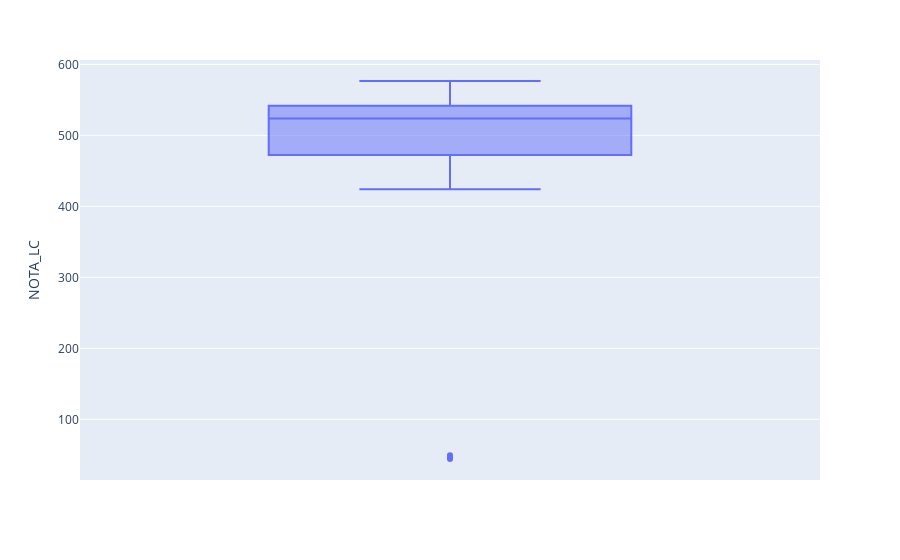

Notebook code for this chart:
### Code cell
grafico = px.box(notas_colegiox, y="NOTA_LC")
grafico.show()

### Figure 1 — Plotly figure (JSON) as saved in the notebook; plotly's stock layout.template omitted (floating-point values rounded to 4 significant figures)
{"data": [{"alignmentgroup": "True", "hovertemplate": "NOTA_LC=%{y}<extra></extra>", "legendgroup": "", "marker": {"color": "#636efa"}, "name": "", "notched": false, "offsetgroup": "", "orientation": "v", "showlegend": false, "type": "box", "x0": " ", "xaxis": "x", "y": [557.3, 529.8, 45.8, 576.6, 49.5, 473.5, 488.4, 530.7, 566.3, 46.8, 540.9, 450.6, 569.4, 524.5, 552.4, 47.3, 548.3, 475.6, 424.2, 518.7, 527.9, 534.8, 471.8, 544.8, 472.3, 519.2, 538.4, 574.5, 523.8, 471.9, 44.1, 494.5, 534.2, 549.9, 494.1, 426.2, 574.6, 535.9, 519.7, 486.4, 524.6], "y0": " ", "yaxis": "y"}], "layout": {"boxmode": "group", "legend": {"tracegroupgap": 0}, "margin": {"t": 60}, "xaxis": {"anchor": "y", "domain": [0, 1]}, "yaxis": {"anchor": "x", "domain": [0, 1], "title": {"text": "NOTA_LC"}}}}
